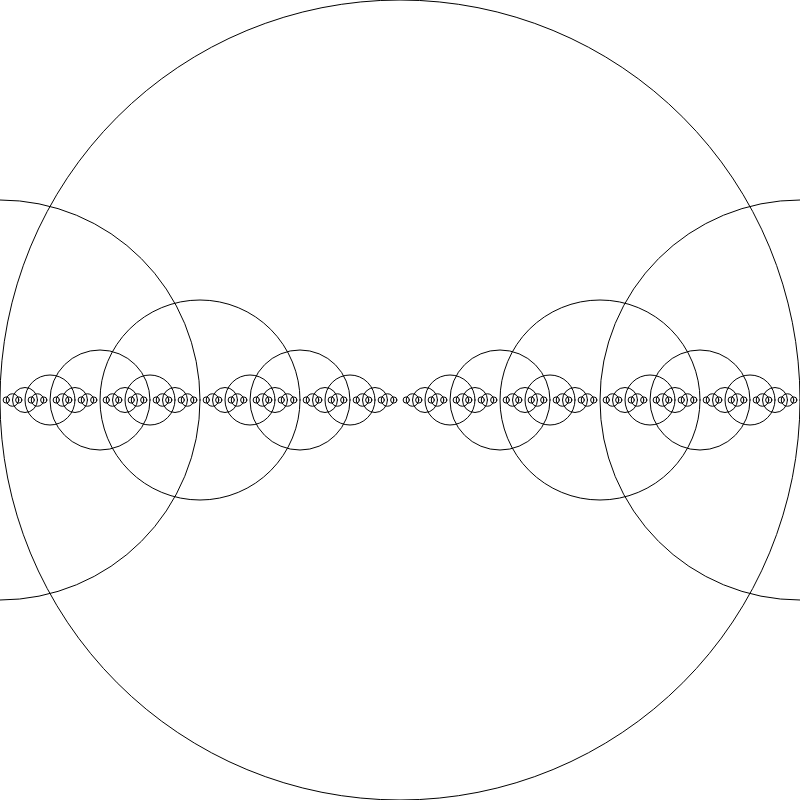
Frame 1 (no input)
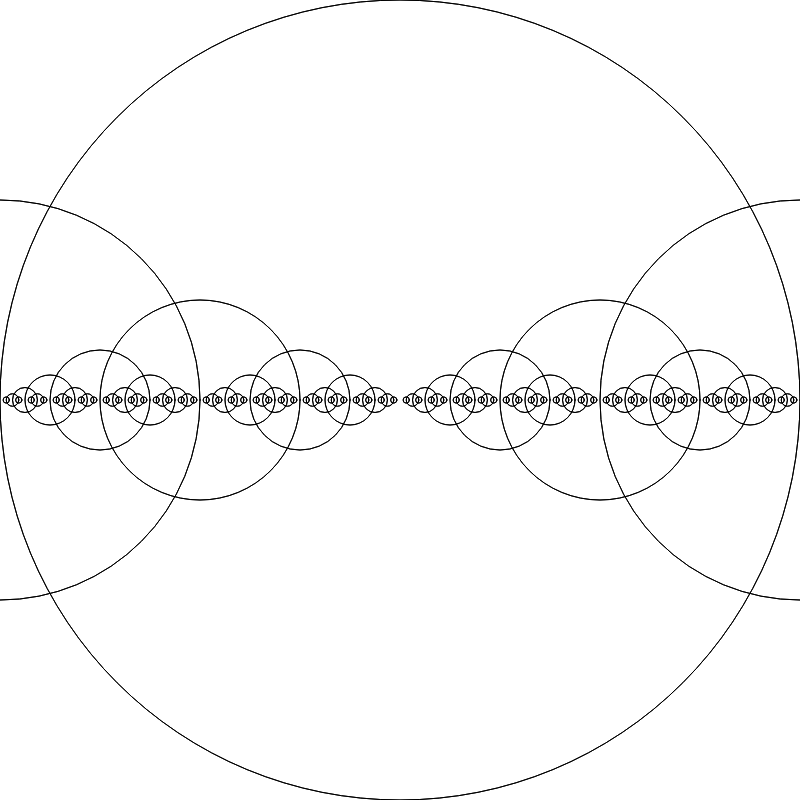
Frame 2 (the mouse pressed at the canvas centre, redrawn once)

The p5.js sketch that drew these frames (run headless with seeded random() and noise() and a simulated clock; the mouse was pressed at the canvas centre and the sketch redrawn once):

// p5.js sketch
// ── sketch.js
function setup() {
  createCanvas(800, 800);
  background(255);
  
}

function draw() {
  
  stroke(0);
  
  let x = width/2;
  let y = height/2;
  let r = width/2;
  recursiveCircleTwice(x, y, r);
  noLoop();
  
}


function recursiveCircleTwice(x, y, r){
  
  circle(x, y, r*2);
  noFill();
  
  if (r > 4){
    recursiveCircleTwice (x-r, y, 0.5 * r);
    recursiveCircleTwice (x+r, y, 0.5 * r)
  }
}
